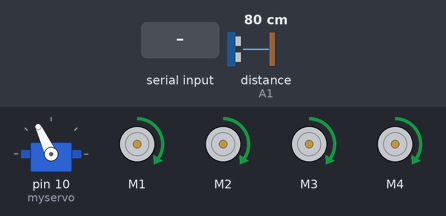
Bench run of a sketch on a simulated Arduino Mega 2560, built with avr-gcc and run on an emulated ATmega2560. Parts: servo, 4 × DC motor (green arrow = forward, orange = backward, longer = faster). The test bench sets the inputs (shaded band); at power-on: distance to the obstacle (sensor on A1) 80 cm. The echo pulse lasts 58.3 µs per cm.

Above: at 2.1 s.
2.2 s: distance to the obstacle (sensor on A1) set to 18 cm
3.7 s: distance to the obstacle (sensor on A1) set to 13 cm
At 5.0 s:
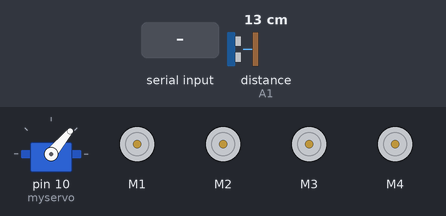
At 5.9 s:
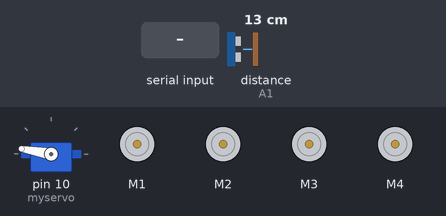
6.7 s: "F" received over the second serial link
At 9.6 s:
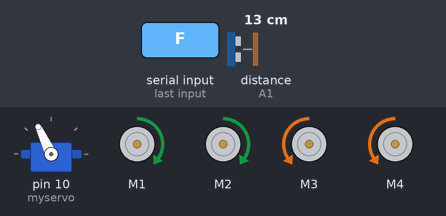
9.7 s: "B" received over the second serial link
At 10.21 s:
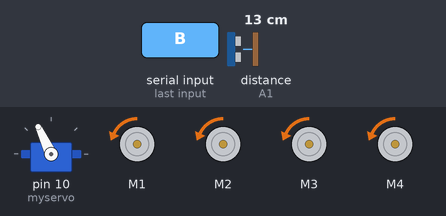
12.7 s: "L" received over the second serial link
15.7 s: "R" received over the second serial link
Timing chart, 0 to 24.3 s (numbered marks = the images above; inputs shaded):
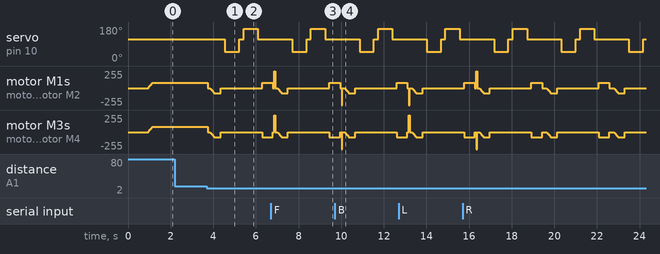

The sketch:

Code.ino
```cpp
#include <AFMotor.h>
#include <NewPing.h>
#include <Servo.h>
#define TRIG_PIN A0
#define ECHO_PIN A1
#define MAX_DISTANCE 100
#define MAX_SPEED 80
#define MAX_SPEED_OFFSET 20

NewPing sonar(TRIG_PIN, ECHO_PIN, MAX_DISTANCE);

//initial motors pin
AF_DCMotor motor1(1);
AF_DCMotor motor2(2);
AF_DCMotor motor3(3);
AF_DCMotor motor4(4);


Servo myservo;

boolean goesForward = false;
int distance = 100;
int speedSet = 255;

char command;

void setup()
{
  Serial1.begin(9600);
  myservo.attach(10);
  myservo.write(115);
  delay(200);
  distance = readPing();
  delay(100);
  distance = readPing();
  delay(100);
  distance = readPing();
  delay(100);
  distance = readPing();
  delay(100);

}

void loop() {

  int a = Serial1.available();

  // Serial1.print("SERIAL AVAILABLE " ); Serial1.println(a);

  if ( a > 0) {
    command = Serial1.read();
    // Serial1.println(command);
    Stop();

    switch (command) {
      case 'F':
        forward();
        break;
      case 'B':
        back();
        break;
      case 'L':
        left();
        break;
      case 'R':
        right();
        break;
      case 'S':
        moveStop();
        break;
      case 'D':

        a = 0;
        int distanceR = 0;
        int distanceL =  0;
        delay(40);
        distance = readPing();

        if (distance)
        {
          moveStop();
          delay(100);
          moveBackward();
          delay(300);
          moveStop();
          delay(200);
          distanceR = lookRight();
          delay(200);
          distanceL = lookLeft();
          delay(200);

          if (distanceR >= distanceL)
          {
            turnRight();
            moveStop();
          } else
          {
            turnLeft();
            moveStop();
          }
          moveForward();
        }
        else
        {
          moveForward();
        }
        distance = readPing();
        break;
    }
  }

  else {

    int distanceR = 0;
    int distanceL =  0;
    delay(40);

    if (distance <= 15)
    {
      moveStop();
      delay(100);
      moveBackward();
      delay(300);
      moveStop();
      delay(200);
      distanceR = lookRight();
      delay(200);
      distanceL = lookLeft();
      delay(200);

      if (distanceR >= distanceL)
      {
        turnRight();
        moveStop();
      } else
      {
        turnLeft();
        moveStop();
      }
    } else
    {
      moveForward();
    }
    distance = readPing();


  }
  a = 0;
}
int lookRight()
{
  myservo.write(50);
  delay(500);
  int distance = readPing();
  delay(100);
  myservo.write(115);
  return distance;
}

int lookLeft()
{
  myservo.write(170);
  delay(500);
  int distance = readPing();
  delay(100);
  myservo.write(115);
  return distance;
  delay(100);
}

int readPing() {
  delay(70);
  int cm = sonar.ping_cm();
  if (cm == 0)
  {
    cm = 250;
  }
  return cm;
}

void moveStop() {
  motor1.run(RELEASE);
  motor2.run(RELEASE);
  motor3.run(RELEASE);
  motor4.run(RELEASE);
}

void moveForward() {

  if (!goesForward)
  {
    goesForward = true;
    motor1.run(FORWARD);
    motor2.run(FORWARD);
    motor3.run(FORWARD);
    motor4.run(FORWARD);
    for (speedSet = 0; speedSet < MAX_SPEED; speedSet += 2) // slowly bring the speed up to avoid loading down the batteries too quickly
    {
      motor1.setSpeed(speedSet);
      motor2.setSpeed(speedSet);
      motor3.setSpeed(speedSet);
      motor4.setSpeed(speedSet);
      delay(5);
    }
  }
}

void moveBackward() {
  goesForward = false;
  motor1.run(BACKWARD);
  motor2.run(BACKWARD);
  motor3.run(BACKWARD);
  motor4.run(BACKWARD);
  for (speedSet = 0; speedSet < MAX_SPEED; speedSet += 2)
  {
    motor1.setSpeed(speedSet);
    motor2.setSpeed(speedSet);
    motor3.setSpeed(speedSet);
    motor4.setSpeed(speedSet);
    delay(5);
  }
}

void turnRight() {
  motor1.run(FORWARD);
  motor2.run(FORWARD);
  motor3.run(BACKWARD);
  motor4.run(BACKWARD);
  delay(500);
  motor1.run(FORWARD);
  motor2.run(FORWARD);
  motor3.run(FORWARD);
  motor4.run(FORWARD);
}

void turnLeft() {
  motor1.run(BACKWARD);
  motor2.run(BACKWARD);
  motor3.run(FORWARD);
  motor4.run(FORWARD);
  delay(500);
  motor1.run(FORWARD);
  motor2.run(FORWARD);
  motor3.run(FORWARD);
  motor4.run(FORWARD);
}
void forward()
{
  motor1.setSpeed(255);
  motor1.run(FORWARD);
  motor2.setSpeed(255);
  motor2.run(FORWARD);
  motor3.setSpeed(255);
  motor3.run(FORWARD);
  motor4.setSpeed(255);
  motor4.run(FORWARD);
}

void back()
{
  motor1.setSpeed(255);
  motor1.run(BACKWARD);
  motor2.setSpeed(255);
  motor2.run(BACKWARD);
  motor3.setSpeed(255);
  motor3.run(BACKWARD);
  motor4.setSpeed(255);
  motor4.run(BACKWARD);
}

void left()
{
  motor1.setSpeed(255);
  motor1.run(BACKWARD);
  motor2.setSpeed(255);
  motor2.run(BACKWARD);
  motor3.setSpeed(255);
  motor3.run(FORWARD);
  motor4.setSpeed(255);
  motor4.run(FORWARD);
}

void right()
{
  motor1.setSpeed(255);
  motor1.run(FORWARD);
  motor2.setSpeed(255);
  motor2.run(FORWARD);
  motor3.setSpeed(255);
  motor3.run(BACKWARD);
  motor4.setSpeed(255);
  motor4.run(BACKWARD);
}

void Stop()
{
  motor1.setSpeed(0);
  motor1.run(RELEASE);
  motor2.setSpeed(0);
  motor2.run(RELEASE);
  motor3.setSpeed(0);
  motor3.run(RELEASE);
  motor4.setSpeed(0);
  motor4.run(RELEASE);
}
```

Measured:
- the behaviour switches between 16 and 15 cm on distance to the obstacle (sensor on A1) (found by bisection; images 0 and 1)
- after the input at 2.2 s, every drawn part: stays the same
- after the input at 3.7 s, servo on pin 10 (myservo): 115° → 50° after 0.85 s, → 115° 0.67 s later, → 170° 0.20 s later, → 115° 0.67 s later
